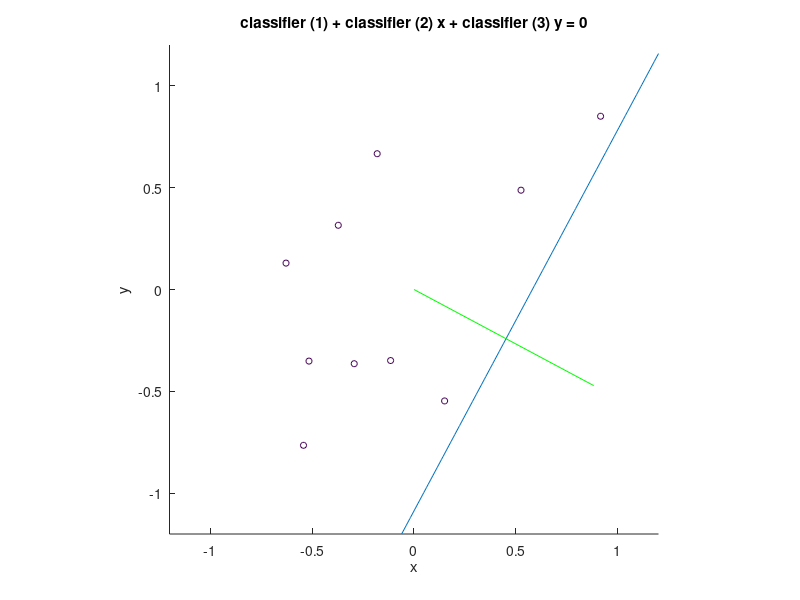

MATLAB code to generate this figure:

hold off
% classify = @(point) sign(separator(1)+ separator(2:end)*point);
% classes = classify(points);

%generate_data: points as column vectors, a random separator, and a classification based on separator
function [points, classes, separator] = generate_data
  points = 2*rand(2,10)-1; %100 column vectors
  points_for_line = 2*rand(2) - 1; %two points to define a line as separator
  vector = planerot([0,1]) * (points_for_line(:,2) - points_for_line(:,1)); % orthogonal difference between points
  vector = vector / norm(vector); %normalize
  distance = dot(vector, points_for_line(:,1)); %bias point
  separator = [-distance, vector']; %form of perceptron
  classes = classify(points, separator);  
end

%classify: points are column vectors, perceptron is row
function classes = classify(points, perceptron) 
  classes = sign(perceptron(1) + perceptron(2:end)*points);
end

%plot_data: plot the data generated, color coded by class
function plot_data(points, classes)
  figure(1)
  hold off
  scatter(points(1,:), points(2,:), 20, classes)
  axis([-1.2, 1.2, -1.2, 1.2], "square")
end

%plot_classifier: plot the line and vector of classifier on top of data
function plot_classifier(classifier)
  figure(1)
  hold on
  ezplot(@(x, y) classifier(1) + classifier(2)*x + classifier(3)*y, [-1.2, 1.2, -1.2, 1.2])
  plot([0,classifier(2)], [0,classifier(3)], 'g-')
  scatter([0,classifier(2)], [0,classifier(3)], 20, 0)
  hold off
end

function [new_perceptron, error_count] = learn(old_perceptron, points, classes)
  guess = classify(points, old_perceptron);
  errors = find(classes!=guess);
  error_count = length(errors);
  if(error_count == 0)
    "DONE!!"
    new_perceptron = old_perceptron;
  else
    i = errors(randi(error_count));
    [i, classes(i), guess(i)]
    [1, points(:,i)']
    new_perceptron = old_perceptron + classes(i)*[1,points(:,i)'];
  end
  plot_data(points, classes);
  plot_classifier(new_perceptron);
end

function [classifier, errors] = run(classifier, points, classes, times)
  for i = 1:times
    [classifier, errors] = learn(classifier, points, classes)
    sleep(1)
  end
end


[points, classes, separator] = generate_data;

plot_data(points, classes)

plot_classifier(separator)

classifier = [0,0,0]

% sleep(2)
% 
% for i = 1:20
%   [classifier, errors] = learn(classifier, points, classes)
%   sleep(2)
% end


